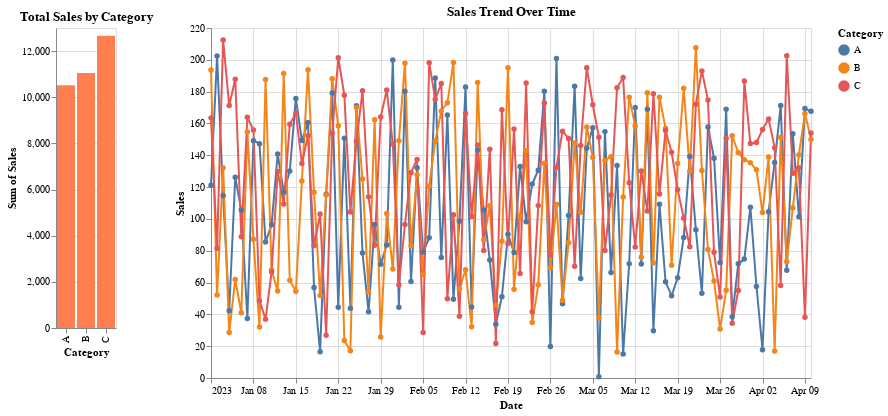

Source (notebook cell):
### Markdown cell above
## 4️⃣ Combining Charts

You can combine multiple charts in Altair easily using:
- `|` → side-by-side  
- `&` → stacked vertically  
- `.concat()` → for more complex layouts

Let’s create a combined view showing total sales by category next to the time-series chart.

### Code cell
# Aggregate total sales by category
bar_chart = (
    alt.Chart(data)
    .mark_bar(color='coral')
    .encode(
        x='Category:N',
        y='sum(Sales):Q',
        tooltip=['Category', 'sum(Sales):Q']
    )
    .properties(title='Total Sales by Category')
)

combined_chart = bar_chart | line_chart
combined_chart

### Figure 1 — Vega-Lite specification as saved in the notebook (floating-point values rounded to 4 significant figures; data arrays with more than 128 entries replaced by an {"elided": "..."} marker saying what was removed)
{"config": {"view": {"continuousWidth": 300, "continuousHeight": 300}}, "hconcat": [{"mark": {"type": "bar", "color": "coral"}, "encoding": {"tooltip": [{"field": "Category", "type": "nominal"}, {"aggregate": "sum", "field": "Sales", "type": "quantitative"}], "x": {"field": "Category", "type": "nominal"}, "y": {"aggregate": "sum", "field": "Sales", "type": "quantitative"}}, "title": "Total Sales by Category"}, {"mark": {"type": "line", "point": true}, "encoding": {"color": {"field": "Category", "type": "nominal"}, "tooltip": [{"field": "Category", "type": "nominal"}, {"field": "Date", "type": "temporal"}, {"field": "Sales", "type": "quantitative"}], "x": {"field": "Date", "type": "temporal"}, "y": {"field": "Sales", "type": "quantitative"}}, "height": 350, "title": "Sales Trend Over Time", "width": 600}], "data": {"name": "data-a52fcf2dda798e887bdbd702ddec08b1"}, "$schema": "https://vega.github.io/schema/vega-lite/v5.20.1.json", "datasets": {"data-a52fcf2dda798e887bdbd702ddec08b1": {"elided": "300 records"}}}
